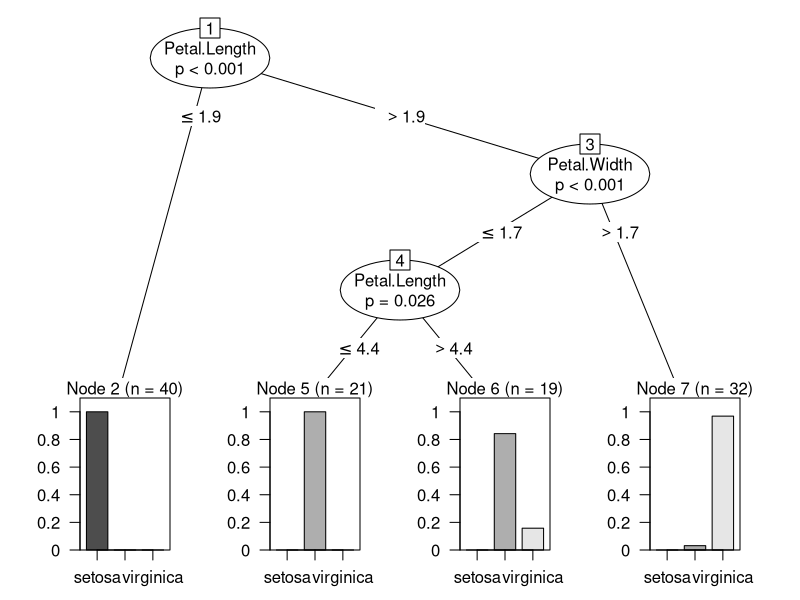
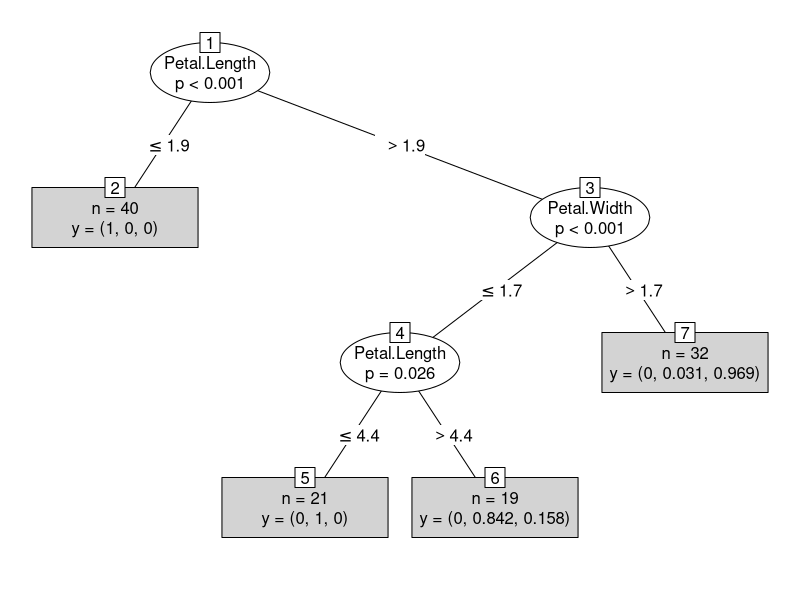
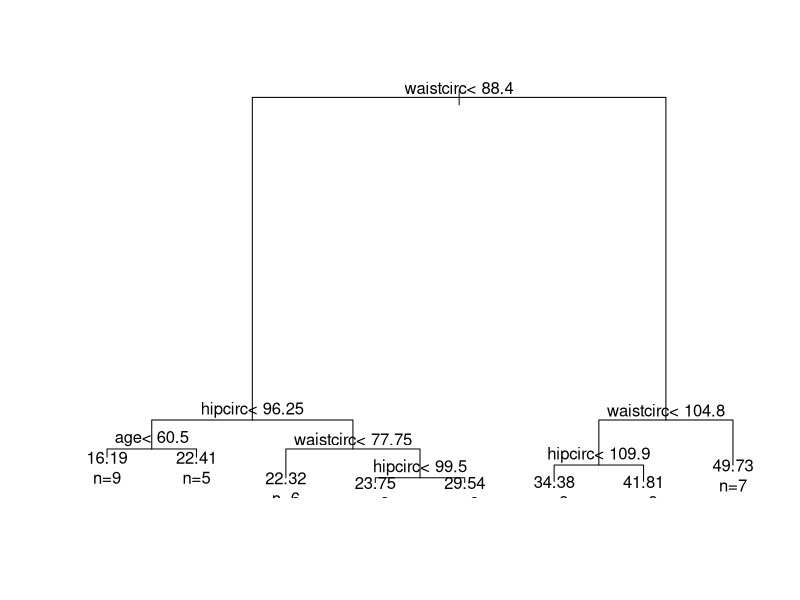
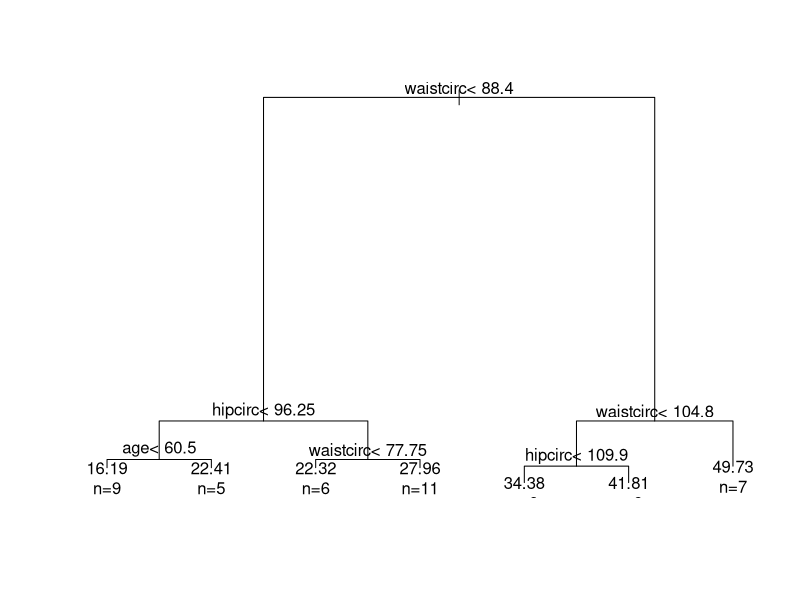
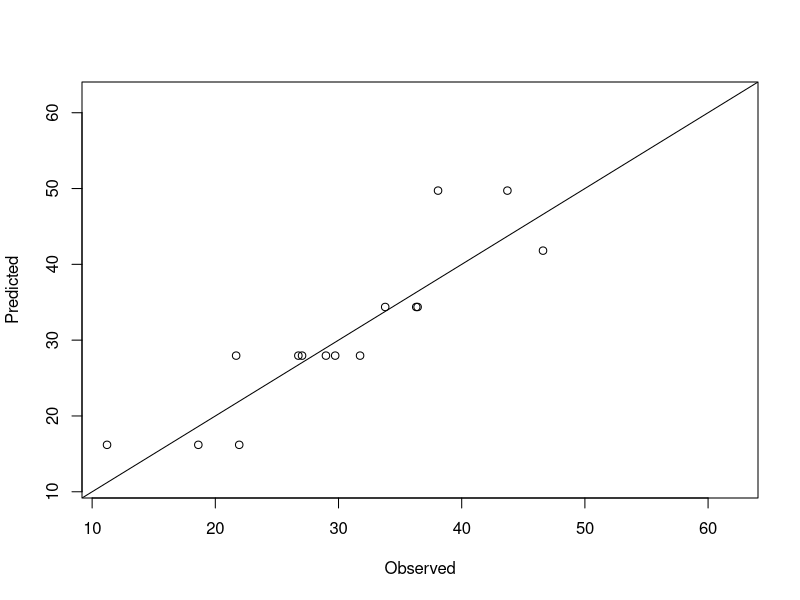

Write R code to recreate these figures, in order.
#memuat dan membagi data
str(iris)
set.seed(1234)
ind <- sample(2,nrow(iris),replace=TRUE,prob=c(0.7,0.3))
trainData <- iris[ind==1,]
testingData <- iris[ind==2,]
View(trainData)
View(testingData)

#membangun decision tree
library(party)
myFormula <- Species~Sepal.Length+Sepal.Width+Petal.Length+Petal.Width
iris_ctree <- ctree(myFormula,data=trainData)

#mengecek hasil prediksi
table(predict(iris_ctree),trainData$Species)

#plot
print(iris_ctree)
plot(iris_ctree)
plot(iris_ctree,type='simple')

#next data
#memuat data
data('bodyfat', package='TH.data')
dim(bodyfat)
attributes(bodyfat)
bodyfat[1:5,]

#memuat kelompok sampel trainData dan testingData
set.seed(1234)
ind<-sample(2,nrow(bodyfat),replace=TRUE,prob=c(0.7,0.3))
bodyfatTrain <- bodyfat[ind==1,]
bodyfatTesting <- bodyfat[ind==2,]

#melatih pohon keputusan
library(rpart)
formulaBF <- DEXfat~age+waistcirc+hipcirc+elbowbreadth+kneebreadth
bodyfat_rpart <- rpart(formulaBF,data=bodyfatTrain,control=rpart.control(minsplit=10))
attributes(bodyfat_rpart)

plot(bodyfat_rpart)
text(bodyfat_rpart,use.n=T)

opt <- which.min(bodyfat_rpart$cptable[,'xerror'])
cp <- bodyfat_rpart$cptable[opt,'CP']
bodyfat_prune <- prune(bodyfat_rpart,cp=cp)
print(bodyfat_prune)
plot(bodyfat_prune)
text(bodyfat_prune,use.n=T)

DEXfat_pred <- predict(bodyfat_prune,newdata=bodyfatTesting)
xlim <- range(bodyfat$DEXfat)
plot(DEXfat_pred~DEXfat,data=bodyfatTesting,xlab='Observed',ylab='Predicted',ylim=xlim,xlim=xlim)
abline(a=0,b=1)
